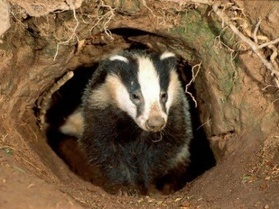
#> input picture task_16/pict/test/b1.jpg, 279 x 209 px, shrunk from 418 x 313 before the run, found by its file name
$ jupyter execute --allow-errors task_16.ipynb
#> lines starting #> are read from the running program, lines starting #| are printed output that depends on the picture
[cell 1]
from sklearn.decomposition import PCA
import os.path
from sklearn.ensemble import GradientBoostingClassifier
import cv2 as cv
import numpy as np

[cell 2]
def load_img(path):
    img = cv.imread(path)
#> img is the input picture: shape (209, 279, 3); mean B, G, R 60.7, 88.7, 114.6
    img = cv.cvtColor(img, cv.COLOR_BGR2HSV)[:, :, 0]
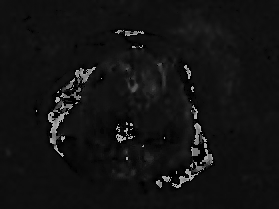
#> img: shape (209, 279); min 0, max 179, mean 19.1
    data = cv.calcHist([img], [0], None, [256], [0, 256])
#> data = 256 values, max 10962 at index 15, min 0 at index 41, mean 227.8
    data = data[:, 0]
    return data
